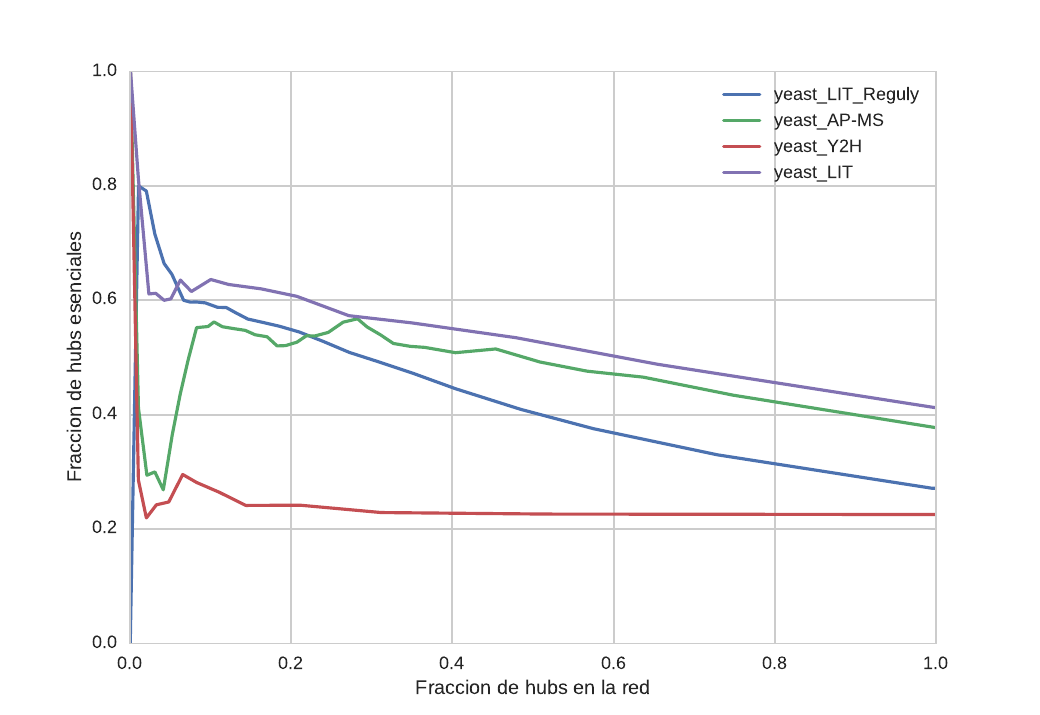

Write the Python code that produced this figure.
#!/bin/env/python3

from graph_tool.all import * 
import seaborn as sns
import argparse as arg
import sys
import pandas as pd
import matplotlib.pyplot as plt
import numpy as np
from scipy.stats import kendalltau, spearmanr

plt.style.use(['seaborn-talk','seaborn-whitegrid'])
fig,subplot = plt.subplots(ncols=1,nrows=1)

# seccion de argumentos del programa
argparser = arg.ArgumentParser(description='')
argparser.add_argument('essentials',help='essential data')
argparser.add_argument('files',help='graph file',nargs='+')
argparser.add_argument('--percent-cut','-p',help='% hubs definition (default:0.2)',default=.2,type=float)
args = argparser.parse_args()


#definicion de funciones utiles
def essential_fraction(df,percent,v_degrees, return_data_cut=False):
    """
    df: DataFrame con columnas 'degree', 'nodes', 'essentials'
    percent: float entre 0 y 1
    v_degrees: lista de grado de cada nodo

    retorna 
        hub_frac: fraccion de hubs en la red dado el % de corte
        ess_frac: fraccion de esenciales-hub dado una definicion porcentual de hub

    """
    sum_nodes = df['nodes'].sum(axis=0)             # numero total de nodos
    ncut = int(np.floor((sum_nodes-1)*percent))     # numero de nodos 'hub' en el corte %
    kcut = np.sort(v_degrees)[::-1][ncut]           # k del nodo de corte
    

    df_hub = df[df['degrees'] >= kcut]              # tomamos solo los nodos con k >= kcut

    if return_data_cut:                             # Retornamos los histogramas y kcut si eso nos interesa
        return df_hub['nodes'], df_hub['essentials'], kcut

    sum_hubs = df_hub['nodes'].sum(axis=0)                  # real numero de hubs dado kcut
    sum_essentials_hubs = df_hub['essentials'].sum(axis=0)  # numero de esenciales dado un kcut

    hubs_frac = sum_hubs/sum_nodes              # fraccion de hubs en la red
    ess_frac = sum_essentials_hubs/sum_hubs     # fraccion de esenciales-hub en la red
    

    return hubs_frac, ess_frac

def essential_fraction_array(df,x,v_degrees):
    """
    df: DataFrame con columnas 'degree', 'nodes', 'essentials'
    x : array de porcentajes
    v_degrees: lista de grado de cada nodo

    retorna 
        hub_arr: array de fraccion de hubs dado array de porcentajes
        ess_arr: array de fraccion de esenciales dado un array de porcentajes
    """
    ess_arr = np.zeros_like(x)
    hub_arr = np.zeros_like(x)
    for i, percent in enumerate(x):
        hub_arr[i], ess_arr[i] = essential_fraction(df,percent,v_degrees)

    return hub_arr,ess_arr



# importacion de nodos esenciales
essentials = pd.read_csv(args.essentials, usecols = ['ORF_name'], comment='=',sep='\t',skipfooter=4,
        engine='python',squeeze=True)

for i,node in enumerate(essentials.values):
    node_ = ''.join(node.split('-'))                # eliminamos '-' de los nombres de las proteinas
    node_ = node_.upper()                           # setiamos todos en UPPERCASE
    essentials[i] = node_.replace(' ','')           # eliminamos los ' ' inutiles de los nombres de las proteinas




print("%25s: tau(pvalue)\trho(pvalue)\tkcut"%' ')
for file in args.files:  #para cada red
    # Crear grafo
    try:
        graph = load_graph(file,fmt='gml')
    except OSError:
        graph = load_graph_from_csv(file,string_vals=True,directed=False,
                    csv_options={"delimiter": "\t", "quotechar": "#"})


    name = file.split('/')[-1].split('.')[0]        # nombre filtrado

    #primero marcamos los nodos escenciales
    new_prop = graph.new_vertex_property("bool")
    graph.vertex_properties['essential'] = new_prop
    for v in graph.vertices():
        if graph.vp.name[v] in essentials.values:
            graph.vp.essential[v]=True
        else:
            graph.vp.essential[v]=False

    v_degrees = np.array([ v.out_degree() for v in graph.vertices() ])  # lista de grado por id de nodo
    degrees, hist = np.unique(v_degrees,                # degrees: lista de grados existentes en la red
            return_counts=True)                         # hist: cada elemento k es el numero de nodos de grado k


    #creamos histograma de nodos escenciales por grado
    essential_hist = np.zeros_like(hist)
    essential_vertex = np.array([ graph.vp.essential[v] for v in graph.vertices() ])  # lista de escencialidad por id de nodo
    for i,k in enumerate(degrees):
        # (v_degrees == k) es una lista por nodo: 1 si el nodo tiene grado k, 0 si no
        # essential_vertex es una lista de escencialidad de nodo: 1 si el nodo es escencial, 0 si no
        # el producto actua como operador "y"-logico: 1 si es escencial y de grado k
        essential_hist[i] = np.sum(  ( v_degrees == k )*essential_vertex )

    data = pd.DataFrame({'degrees':degrees,'nodes':hist,'essentials':essential_hist}) # histogramas como funcion de k


    percent = np.linspace(0,1,100)                          #  
    x,y = essential_fraction_array(data,percent,v_degrees)  #
    subplot.plot(x,y,'-',label=name)                        # 



    # Medicion de correlacion    
    x,y ,kcut= essential_fraction(data,args.percent_cut,v_degrees,return_data_cut=True)

    tau, tp_value = kendalltau(x,y) 
    rho, rp_value = spearmanr(x,y)

    print("%25s: %.2f(%g)\t%.2f(%.2g)\t%3i"%(name,tau,tp_value,rho,rp_value,kcut))

subplot.set_xlabel('Fraccion de hubs en la red')
subplot.set_ylabel('Fraccion de hubs esenciales')
subplot.legend(loc='best')
plt.savefig('ess_hub.pdf')
plt.show()


